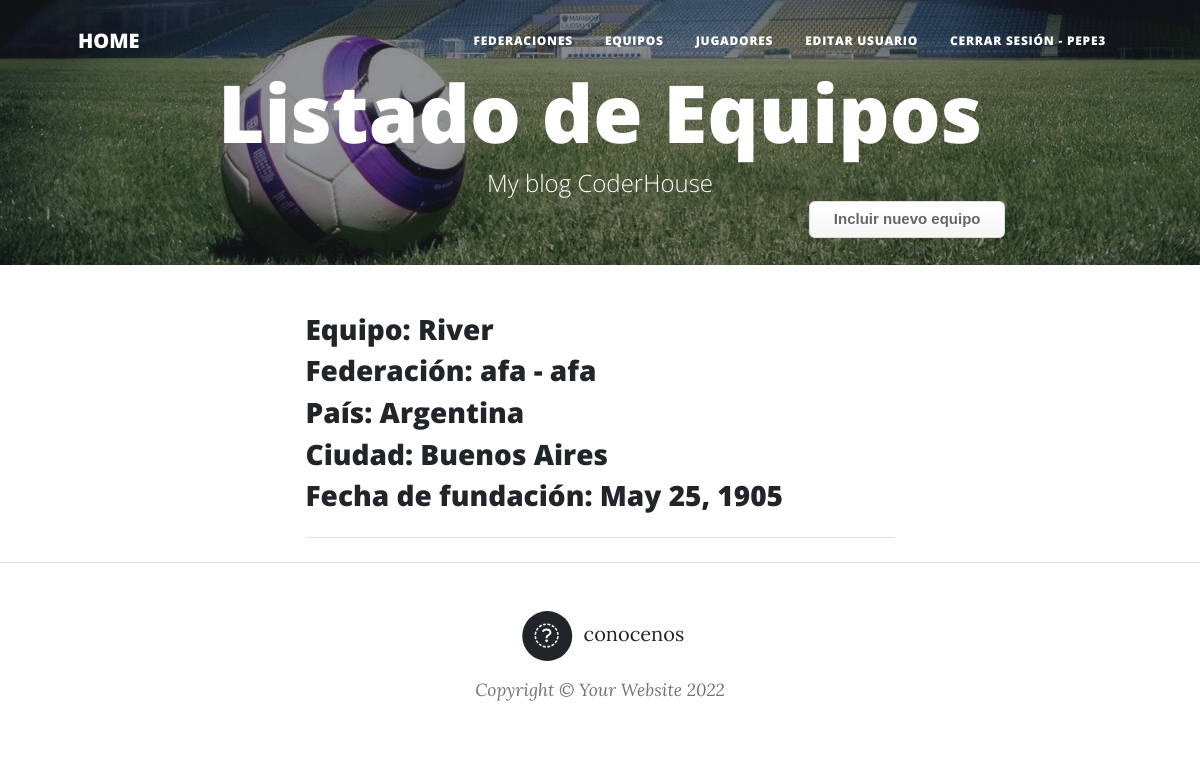
/teams (signed in), run on the app's committed database.
### teams/models.py (models this page shows, shortened)
class Team(models.Model):
    name = models.CharField(max_length=40)
    federation = models.ForeignKey(Federation,
                                    on_delete=models.CASCADE,
                                    null=False,
                                    blank=False)
    country = models.CharField(max_length=40)
    city = models.CharField(max_length=40)
    fundation_date = models.DateField()

### federations/models.py (models this page shows)
class Federation(models.Model):
    name = models.CharField(max_length=40)
    initials = models.CharField(max_length=40)
    official_website = models.CharField(max_length=40)
    image = models.ImageField(upload_to = "shields", null = True, blank= True)
    owner = models.ForeignKey(User, on_delete=models.CASCADE)
    def  __str__(self):
        return f"{self.initials} - {self.name}"

### teams/views.py (the view)
# urls.py: path('', include("teams.urls")),
def teams(request):
    teams = Team.objects.all()
    context_dict = {"teams": teams}
    return render(
        request = request,
        context = context_dict,
        template_name="teams/teams_list.html",
    )

### teams/templates/teams/teams_list.html (shortened to what this page needs)
{% extends "home/index.html" %}
{% load static %}
{% block my_blog_header %}
    <header class="masthead" style="background-image: url('/static/home/assets/img/TEAMS.jpg')">
        <div class="container position-relative px-4 px-lg-5">
            <div class="row gx-4 gx-lg-5 justify-content-center">
                <div class="col-md-15 col-lg-16 col-xl-14">
                    <div class="site-heading">
                        <h1>Listado de Equipos</h1>
                        <span class="subheading">My blog CoderHouse</span>
                    </div>
                </div>
            </div>
            <a class="button_custom" href="{% url 'teams:team-add' %}">Incluir nuevo equipo</a>
        </div>
    </header>
{% endblock %}
{% block my_blog_content %}
{% for team in teams %}
        <div class="post-preview">
            <h3 class="post-title">Equipo: {{ team.name }} </h3>
            <h3 class="post-subtitle">Federación: {{ team.federation }}</h3>
            <h3 class="post-subtitle">País: {{ team.country }}</h3>
            <h3 class="post-subtitle">Ciudad: {{ team.city }}</h3>
            <h3 class="post-subtitle">Fecha de fundación: {{ team.fundation_date }}</h3>
        </div>
        <hr class="my-4" />
    {% endfor %}
{% endblock %}

### home/templates/home/index.html (shortened to what this page needs)
<!DOCTYPE html>
<html lang="en">
    <head>
        {% load static %}
        <link href="{% static 'home/css/styles.css' %}" rel="stylesheet" />
    </head>
    <body>
        <nav class="navbar navbar-expand-lg navbar-light" id="mainNav">
            <div class="container px-4 px-lg-5">
                <a class="navbar-brand" href="{% url 'home:index' %}">HOME</a>
                <div class="collapse navbar-collapse" id="navbarResponsive">
                    <ul class="navbar-nav ms-auto py-4 py-lg-0">
                        <li class="nav-item"><a class="nav-link px-lg-3 py-3 py-lg-4" href="{% url 'federations:federations-list' %}">Federaciones</a></li>
                        <li class="nav-item"><a class="nav-link px-lg-3 py-3 py-lg-4" href="{% url 'teams:teams-list' %}">Equipos</a></li>
                        <li class="nav-item"><a class="nav-link px-lg-3 py-3 py-lg-4" href="{% url 'players:players-list' %}">Jugadores</a></li>
                        {% if user.is_authenticated %}
                        <li class="nav-item"><a class="nav-link px-lg-3 py-3 py-lg-4" href="{% url 'home:user-update' %}">Editar usuario</a></li>
                        <li class="nav-item"><a class="nav-link px-lg-3 py-3 py-lg-4" href="{% url 'logout' %}">Cerrar Sesión - {{ user.username }}</a></li>
                        {% else %}
                        <li class="nav-item"><a class="nav-link px-lg-3 py-3 py-lg-4" href="{% url 'login' %}">Iniciar Sesión</a></li>
                        {% endif %}
                    </ul>
                </div>
            </div>
        </nav>
        {% block my_blog_header %}{% endblock %}
        <div class="container px-4 px-lg-5">
            <div class="row gx-4 gx-lg-5 justify-content-center">
                <div class="col-md-10 col-lg-8 col-xl-7">
                    {% block my_blog_content %}{% endblock %}
                </div>
            </div>
        </div>
        <footer class="border-top">
            <div class="container px-4 px-lg-5">
                <div class="row gx-4 gx-lg-5 justify-content-center">
                    <div class="col-md-10 col-lg-8 col-xl-7">
                        <ul class="list-inline text-center">
                            <li class="list-inline-item">
                                <a href="{% url 'home:about' %}">
                                    <span class="fa-stack fa-lg">
                                        <i class="fas fa-circle fa-stack-2x"></i>
                                        <i class="fab fa-info fa-stack-1x fa-inverse"></i>
                                    </span>
                                    conocenos
                                </a>
                            </li>
                        </ul>
                        <div class="small text-center text-muted fst-italic">Copyright &copy; Your Website 2022</div>
                    </div>
                </div>
            </div>
        </footer>
    </body>
</html>

### data on the page
Team: name "River", federation "afa - afa", country "Argentina", city "Buenos Aires", fundation_date "May 25, 1905"

### other printed values
{{ user.username }} "PEPE3"
